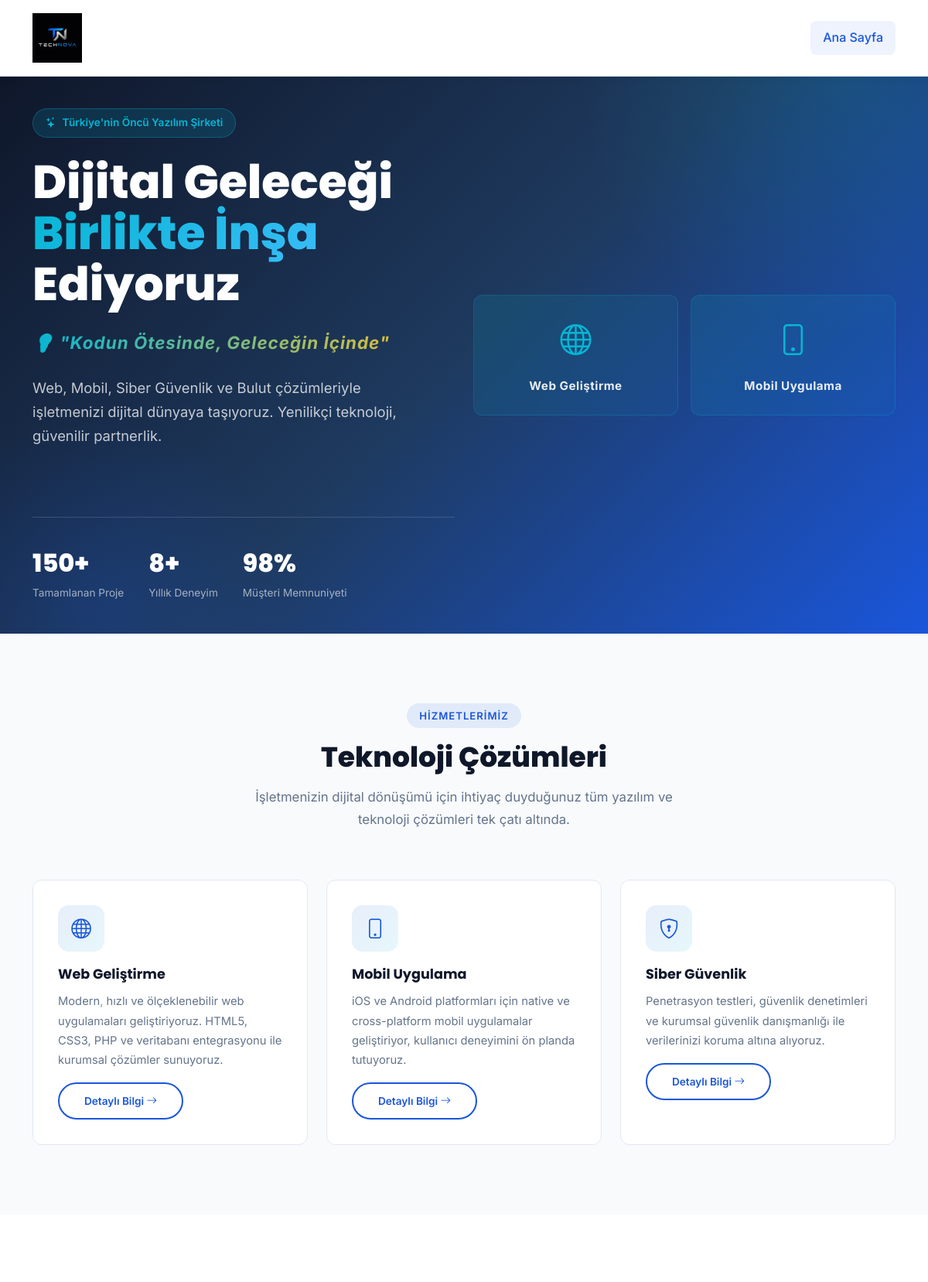
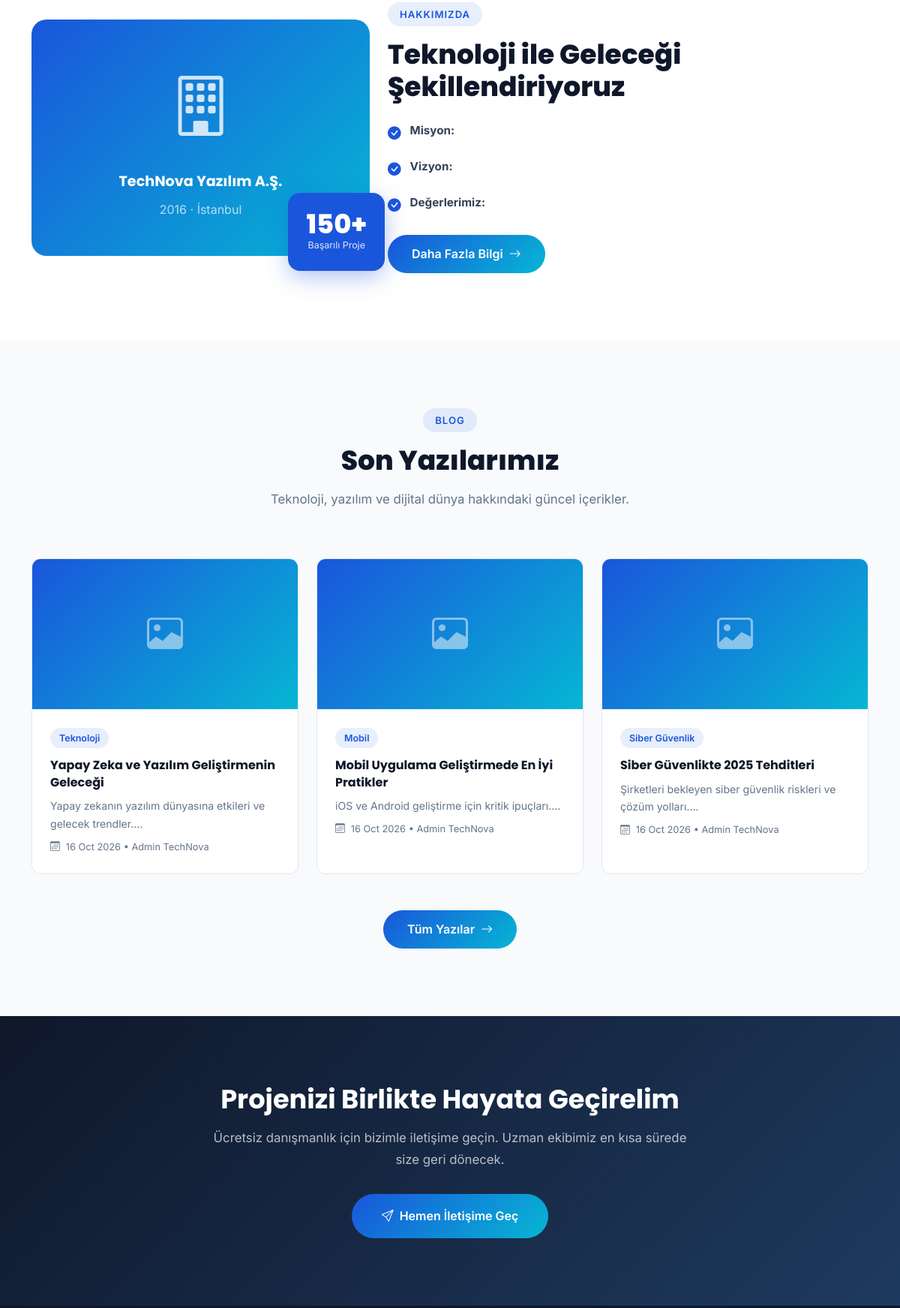
The page / (upper part) on the database its author committed (2 pictures, top to bottom).
### tables this page shows
CREATE TABLE `hizmetler` (
  `id` int(11) NOT NULL AUTO_INCREMENT,
  `hizmet_adi` varchar(255) NOT NULL,
  `aciklama` text NOT NULL,
  `icon` varchar(100) DEFAULT 'bi-gear',
  `resim` varchar(255) DEFAULT NULL,
  `sira` int(11) NOT NULL DEFAULT 0,
  `durum` tinyint(1) NOT NULL DEFAULT 1,
  PRIMARY KEY (`id`)
);

CREATE TABLE `blog` (
  `id` int(11) NOT NULL AUTO_INCREMENT,
  `baslik` varchar(255) NOT NULL,
  `ozet` text DEFAULT NULL,
  `icerik` longtext NOT NULL,
  `resim` varchar(255) DEFAULT NULL,
  `kategori` varchar(100) DEFAULT NULL,
  `yazar_id` int(11) DEFAULT NULL,
  `tarih` datetime NOT NULL DEFAULT CURRENT_TIMESTAMP,
  `durum` enum('yayinda','taslak') NOT NULL DEFAULT 'yayinda',
  PRIMARY KEY (`id`),
  KEY `yazar_id` (`yazar_id`),
  CONSTRAINT `blog_ibfk_1` FOREIGN KEY (`yazar_id`) REFERENCES `kullanicilar` (`id`) ON DELETE SET NULL
);

CREATE TABLE `kullanicilar` (
  `id` int(11) NOT NULL AUTO_INCREMENT,
  `ad` varchar(100) NOT NULL,
  `soyad` varchar(100) NOT NULL,
  `email` varchar(191) NOT NULL,
  `sifre` varchar(255) NOT NULL,
  `rol` enum('admin','kullanici') NOT NULL DEFAULT 'kullanici',
  `olusturma_tarihi` datetime NOT NULL DEFAULT CURRENT_TIMESTAMP,
  PRIMARY KEY (`id`),
  UNIQUE KEY `email` (`email`)
);

### config.php (called while the page is built, shortened)
<?php
function getAboutContent(PDO $pdo) {
    $stmt = $pdo->query("SELECT * FROM hakkimizda_icerik ORDER BY id ASC LIMIT 1");
    $about = $stmt->fetch();
    if (!$about) {
        return null;
    }
    $about['degerler_listesi'] = array_values(array_filter(array_map('trim', preg_split('/,\s*/', $about['degerler']))));
    $decoded = json_decode($about['hedef_kitle_json'], true);
    $about['hedef_kitle_listesi'] = is_array($decoded) ? $decoded : [];
    return $about;
}
?>

### index.php (the view, shortened to what this page needs)
<?php
require_once 'config.php';
?>
<?php $about = getAboutContent($pdo); ?>
<!DOCTYPE html>
<html lang="tr">
<head>
<link href="https://cdn.jsdelivr.net/npm/bootstrap@5.3.2/dist/css/bootstrap.min.css" rel="stylesheet">
<link href="https://cdn.jsdelivr.net/npm/bootstrap-icons@1.11.3/font/bootstrap-icons.css" rel="stylesheet">
<link href="<?= SITE_URL ?>/assets/css/style.css" rel="stylesheet">
</head>
<body>
<nav class="navbar navbar-expand-lg">
  <div class="container">
    <a class="navbar-brand" href="<?= SITE_URL ?>">
      <img src="<?= SITE_URL ?>/assets/img/logo.png" alt="TechNova" class="logo-img">
    </a>
    <div class="collapse navbar-collapse" id="navMain">
      <ul class="navbar-nav ms-auto align-items-lg-center gap-1">
        <li class="nav-item"><a class="nav-link active" href="<?= SITE_URL ?>">Ana Sayfa</a></li>
      </ul>
    </div>
  </div>
</nav>
<section class="hero-section">
  <div class="container">
    <div class="row align-items-center gy-5">
      <div class="col-lg-6 hero-content">
        <div class="hero-badge"><i class="bi bi-stars"></i> Türkiye'nin Öncü Yazılım Şirketi</div>
        <h1 class="hero-title">
          Dijital Geleceği<br>
          <span class="highlight">Birlikte İnşa</span><br>
          Ediyoruz
        </h1>
        <div style="background: linear-gradient(90deg, #06B6D4, #fbbf24, #06B6D4); background-size: 200% 100%; animation: gradientShift 3s ease infinite; -webkit-background-clip: text; -webkit-text-fill-color: transparent; background-clip: text; font-size: 1.4rem; font-weight: 700; font-style: italic; margin: 1.5rem 0; letter-spacing: 1px; text-align: left;">
          💡 "Kodun Ötesinde, Geleceğin İçinde"
        </div>
        <p class="hero-desc">Web, Mobil, Siber Güvenlik ve Bulut çözümleriyle işletmenizi dijital dünyaya taşıyoruz. Yenilikçi teknoloji, güvenilir partnerlik.</p>
        <div class="hero-stats">
          <div class="hero-stat">
            <div class="number">150+</div>
            <div class="label">Tamamlanan Proje</div>
          </div>
          <div class="hero-stat">
            <div class="number">8+</div>
            <div class="label">Yıllık Deneyim</div>
          </div>
          <div class="hero-stat">
            <div class="number">98%</div>
            <div class="label">Müşteri Memnuniyeti</div>
          </div>
        </div>
      </div>
      <div class="col-lg-6 hero-image-wrap">
        <div id="servicesCarousel" class="carousel slide" data-bs-ride="carousel" data-bs-interval="4000">
          <div class="carousel-inner">
            <?php
            $stmt = $pdo->query("SELECT * FROM hizmetler WHERE durum=1 ORDER BY sira");
            $services = $stmt->fetchAll();
            $activeSet = 0;
            for ($i = 0; $i < count($services); $i += 2):
              $activeClass = ($activeSet === 0) ? 'active' : '';
              $activeSet++;
            ?>
            <div class="carousel-item <?= $activeClass ?>">
              <div class="row g-3">
                <div class="col-6">
                  <a href="<?= SITE_URL ?>/hizmetler.php" style="text-decoration:none; cursor:pointer;">
                    <div style="background:linear-gradient(135deg, rgba(6,182,212,0.15) 0%, rgba(6,182,212,0.05) 100%); border:1px solid rgba(6,182,212,0.2); border-radius:12px; padding:1.5rem; text-align:center; transition:all 0.3s; hover-effect:true;"
                         onmouseover="this.style.background='linear-gradient(135deg, rgba(6,182,212,0.25) 0%, rgba(6,182,212,0.1) 100%)'; this.style.borderColor='rgba(6,182,212,0.5)'; this.style.transform='translateY(-5px)';"
                         onmouseout="this.style.background='linear-gradient(135deg, rgba(6,182,212,0.15) 0%, rgba(6,182,212,0.05) 100%)'; this.style.borderColor='rgba(6,182,212,0.2)'; this.style.transform='translateY(0)';">
                      <i class="bi <?= htmlspecialchars($services[$i]['icon']) ?>" style="font-size:2.5rem; color:#06B6D4; display:block; margin-bottom:0.75rem;"></i>
                      <div style="font-size:0.95rem; color:rgba(255,255,255,0.9); font-weight:700; letter-spacing:0.5px;"><?= htmlspecialchars($services[$i]['hizmet_adi']) ?></div>
                    </div>
                  </a>
                </div>
                <?php if (isset($services[$i+1])): ?>
                <div class="col-6">
                  <a href="<?= SITE_URL ?>/hizmetler.php" style="text-decoration:none; cursor:pointer;">
                    <div style="background:linear-gradient(135deg, rgba(6,182,212,0.15) 0%, rgba(6,182,212,0.05) 100%); border:1px solid rgba(6,182,212,0.2); border-radius:12px; padding:1.5rem; text-align:center; transition:all 0.3s; hover-effect:true;"
                         onmouseover="this.style.background='linear-gradient(135deg, rgba(6,182,212,0.25) 0%, rgba(6,182,212,0.1) 100%)'; this.style.borderColor='rgba(6,182,212,0.5)'; this.style.transform='translateY(-5px)';"
                         onmouseout="this.style.background='linear-gradient(135deg, rgba(6,182,212,0.15) 0%, rgba(6,182,212,0.05) 100%)'; this.style.borderColor='rgba(6,182,212,0.2)'; this.style.transform='translateY(0)';">
                      <i class="bi <?= htmlspecialchars($services[$i+1]['icon']) ?>" style="font-size:2.5rem; color:#06B6D4; display:block; margin-bottom:0.75rem;"></i>
                      <div style="font-size:0.95rem; color:rgba(255,255,255,0.9); font-weight:700; letter-spacing:0.5px;"><?= htmlspecialchars($services[$i+1]['hizmet_adi']) ?></div>
                    </div>
                  </a>
                </div>
                <?php endif; ?>
              </div>
            </div>
            <?php endfor; ?>
          </div>
          <?php if (count($services) > 2): ?>
          <button class="carousel-control-prev" type="button" data-bs-target="#servicesCarousel" data-bs-slide="prev" style="left:-40px;">
            <span class="carousel-control-prev-icon" style=""></span>
          </button>
          <button class="carousel-control-next" type="button" data-bs-target="#servicesCarousel" data-bs-slide="next" style="right:-40px;">
            <span class="carousel-control-next-icon" style=""></span>
          </button>
          <?php endif; ?>
        </div>
      </div>
    </div>
  </div>
</section>
<section class="services-section section-pad">
  <div class="container">
    <div class="row justify-content-center text-center mb-5">
      <div class="col-lg-7">
        <div class="section-badge">Hizmetlerimiz</div>
        <h2 class="section-title">Teknoloji Çözümleri</h2>
        <p class="section-sub mx-auto">İşletmenizin dijital dönüşümü için ihtiyaç duyduğunuz tüm yazılım ve teknoloji çözümleri tek çatı altında.</p>
      </div>
    </div>
    <div id="servicesMainCarousel" class="carousel slide" data-bs-ride="carousel" data-bs-interval="5000">
      <div class="carousel-inner">
        <?php
        $stmt = $pdo->query("SELECT * FROM hizmetler WHERE durum=1 ORDER BY sira");
        $allServices = $stmt->fetchAll();
        $serviceSetIndex = 0;
        for ($i = 0; $i < count($allServices); $i += 3):
          $activeClass = ($serviceSetIndex === 0) ? 'active' : '';
          $serviceSetIndex++;
        ?>
        <div class="carousel-item <?= $activeClass ?>">
          <div class="row g-4">
            <?php for ($j = 0; $j < 3; $j++): ?>
              <?php if (isset($allServices[$i + $j])):
                $s = $allServices[$i + $j];
              ?>
              <div class="col-lg-4 col-md-6">
                <a href="<?= SITE_URL ?>/hizmetler.php" style="text-decoration:none;">
                  <div class="service-card" style="cursor:pointer; transition: all 0.3s ease;">
                    <div class="service-icon" style="transition: all 0.3s ease;"><i class="bi <?= htmlspecialchars($s['icon']) ?>"></i></div>
                    <h5><?= htmlspecialchars($s['hizmet_adi']) ?></h5>
                    <p><?= htmlspecialchars($s['aciklama']) ?></p>
                    <div class="btn-outline-custom btn btn-sm mt-3" style="border-radius:25px; font-size:0.85rem; display:inline-block;">Detaylı Bilgi <i class="bi bi-arrow-right"></i></div>
                  </div>
                </a>
              </div>
              <?php endif; ?>
            <?php endfor; ?>
          </div>
        </div>
        <?php endfor; ?>
      </div>
      <?php if (count($allServices) > 3): ?>
      <button class="carousel-control-prev" type="button" data-bs-target="#servicesMainCarousel" data-bs-slide="prev">
        <span class="carousel-control-prev-icon"></span>
      </button>
      <button class="carousel-control-next" type="button" data-bs-target="#servicesMainCarousel" data-bs-slide="next">
        <span class="carousel-control-next-icon"></span>
      </button>
      <?php endif; ?>
    </div>
  </div>
</section>
<section class="about-section section-pad">
  <div class="container">
    <div class="row align-items-center gy-5">
      <div class="col-lg-5">
        <div class="about-img-wrap">
          <div style="background: linear-gradient(135deg, #1A56DB, #06B6D4); border-radius:20px; padding:3rem; text-align:center; color:white;">
            <i class="bi bi-building" style="font-size:5rem; opacity:0.8;"></i>
            <div style="font-family:'Poppins',sans-serif; font-size:1.2rem; font-weight:700; margin-top:1rem;"><?= htmlspecialchars($about['baslik'] ?? 'TechNova Yazılım A.Ş.') ?></div>
            <div style="opacity:0.7; margin-top:0.5rem;"><?= htmlspecialchars(($about['kurulus_yili'] ?? '2016') . ' · ' . ($about['sehir'] ?? 'İstanbul')) ?></div>
          </div>
          <div class="about-badge-float">
            <div class="num"><?= htmlspecialchars(($about['proje_sayisi'] ?? 150) . '+') ?></div>
            <div class="text">Başarılı Proje</div>
          </div>
        </div>
      </div>
      <div class="col-lg-7">
        <div class="section-badge"><?= htmlspecialchars($about['baslik'] ?? 'Hakkımızda') ?></div>
        <h2 class="section-title"><?= htmlspecialchars($about['alt_baslik'] ?? 'Teknoloji ile Geleceği Şekillendiriyoruz') ?></h2>
        <ul class="values-list">
          <li><i class="bi bi-check-circle-fill"></i><div><strong>Misyon:</strong> <?= htmlspecialchars($about['misyon'] ?? '') ?></div></li>
          <li><i class="bi bi-check-circle-fill"></i><div><strong>Vizyon:</strong> <?= htmlspecialchars($about['vizyon'] ?? '') ?></div></li>
          <li><i class="bi bi-check-circle-fill"></i><div><strong>Değerlerimiz:</strong> <?= htmlspecialchars($about['degerler'] ?? '') ?></div></li>
        </ul>
        <a href="<?= SITE_URL ?>/hakkimizda.php" class="btn-primary-custom">Daha Fazla Bilgi <i class="bi bi-arrow-right"></i></a>
      </div>
    </div>
  </div>
</section>
<section class="section-pad" style="background:#F8FAFC;">
  <div class="container">
    <div class="row justify-content-center text-center mb-5">
      <div class="col-lg-7">
        <div class="section-badge">Blog</div>
        <h2 class="section-title">Son Yazılarımız</h2>
        <p class="section-sub mx-auto">Teknoloji, yazılım ve dijital dünya hakkındaki güncel içerikler.</p>
      </div>
    </div>
    <div class="row g-4">
      <?php
      $stmt = $pdo->query("SELECT b.*, k.ad, k.soyad FROM blog b LEFT JOIN kullanicilar k ON b.yazar_id=k.id WHERE b.durum='yayinda' ORDER BY b.tarih DESC LIMIT 3");
      while($blog = $stmt->fetch()):
      ?>
      <div class="col-lg-4 col-md-6">
        <div class="blog-card">
          <?php if($blog['resim'] && file_exists(__DIR__.'/uploads/blog/'.$blog['resim'])): ?>
          <img src="<?= SITE_URL ?>/uploads/blog/<?= htmlspecialchars($blog['resim']) ?>" class="blog-card-img" alt="<?= htmlspecialchars($blog['baslik']) ?>">
          <?php else: ?>
          <div class="blog-card-img-placeholder"><i class="bi bi-image"></i></div>
          <?php endif; ?>
          <div class="blog-card-body">
            <?php if($blog['kategori']): ?>
            <span class="blog-category"><?= htmlspecialchars($blog['kategori']) ?></span>
            <?php endif; ?>
            <h5><a href="<?= SITE_URL ?>/blog-detay.php?id=<?= $blog['id'] ?>"><?= htmlspecialchars($blog['baslik']) ?></a></h5>
            <?php if($blog['ozet']): ?>
            <p style="font-size:0.88rem; color:#64748B; margin:0.5rem 0;"><?= htmlspecialchars(mb_substr($blog['ozet'],0,100)) ?>...</p>
            <?php endif; ?>
            <div class="blog-meta mt-2">
              <i class="bi bi-calendar3"></i>
              <?= date('d M Y', strtotime($blog['tarih'])) ?>
              <?php if($blog['ad']): ?>
              &bull; <?= htmlspecialchars($blog['ad'].' '.$blog['soyad']) ?>
              <?php endif; ?>
            </div>
          </div>
        </div>
      </div>
      <?php endwhile; ?>
    </div>
    <div class="text-center mt-5">
      <a href="<?= SITE_URL ?>/blog.php" class="btn-primary-custom">Tüm Yazılar <i class="bi bi-arrow-right"></i></a>
    </div>
  </div>
</section>
<section class="section-pad" style="background:linear-gradient(135deg,#0F172A,#1e3a5f);">
  <div class="container text-center">
    <div class="row justify-content-center">
      <div class="col-lg-7">
        <h2 style="color:white; font-size:2.2rem; margin-bottom:1rem;">Projenizi Birlikte Hayata Geçirelim</h2>
        <p style="color:rgba(255,255,255,0.7); font-size:1.05rem; margin-bottom:2rem;">Ücretsiz danışmanlık için bizimle iletişime geçin. Uzman ekibimiz en kısa sürede size geri dönecek.</p>
        <a href="<?= SITE_URL ?>/iletisim.php" class="btn-hero-primary" style="font-size:1rem; padding:1rem 2.5rem;">
          <i class="bi bi-send"></i> Hemen İletişime Geç
        </a>
      </div>
    </div>
  </div>
</section>
</body>
</html>

### rows shown on the page
hizmetler: hizmet_adi "Web Geliştirme", aciklama "Modern, hızlı ve ölçeklenebilir web uygulamaları geliştiriyoruz. HTML5, CSS3, PHP ve veritabanı entegrasyonu ile kurumsal çözümler sunuyoruz."
hizmetler: hizmet_adi "Mobil Uygulama", aciklama "iOS ve Android platformları için native ve cross-platform mobil uygulamalar geliştiriyor, kullanıcı deneyimini ön planda tutuyoruz."
hizmetler: hizmet_adi "Siber Güvenlik", aciklama "Penetrasyon testleri, güvenlik denetimleri ve kurumsal güvenlik danışmanlığı ile verilerinizi koruma altına alıyoruz."
blog: kategori "Teknoloji", baslik "Yapay Zeka ve Yazılım Geliştirmenin Geleceği", ozet "Yapay zekanın yazılım dünyasına etkileri ve gelecek trendler.", tarih "16 Oct 2026", yazar.soyad "Admin TechNova"
blog: kategori "Mobil", baslik "Mobil Uygulama Geliştirmede En İyi Pratikler", ozet "iOS ve Android geliştirme için kritik ipuçları.", tarih "16 Oct 2026", yazar.soyad "Admin TechNova"
blog: kategori "Siber Güvenlik", baslik "Siber Güvenlikte 2025 Tehditleri", ozet "Şirketleri bekleyen siber güvenlik riskleri ve çözüm yolları.", tarih "16 Oct 2026", yazar.soyad "Admin TechNova"

### other values the page prints
$about['baslik'] "TechNova Yazılım A.Ş."
$about['baslik'] "HAKKIMIZDA"
$about['alt_baslik'] "Teknoloji ile Geleceği Şekillendiriyoruz"
